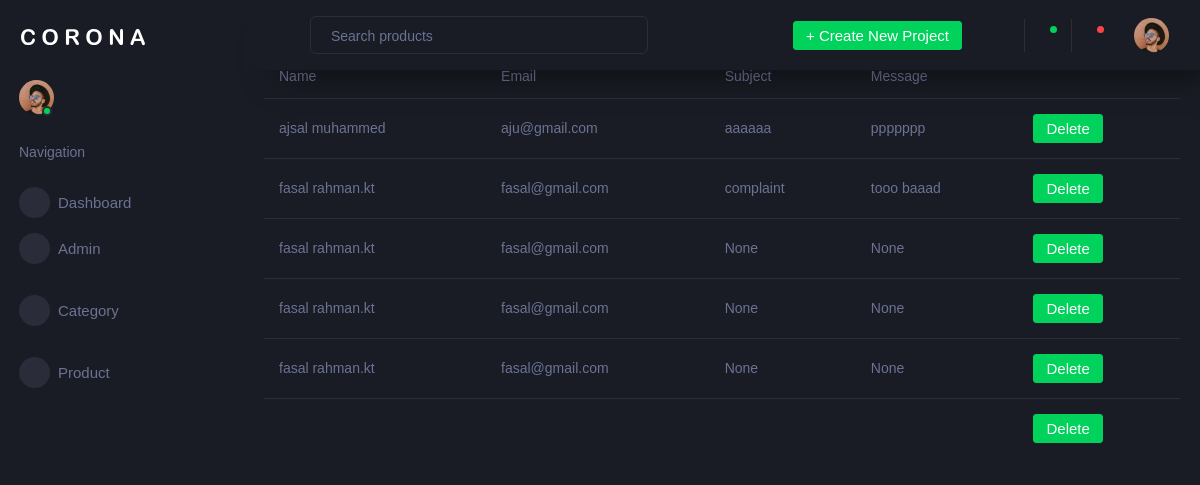
/backentapp/displaycontc/, run on the app's committed database.
### backendapp/models.py (models this page shows)
class admincontactdb(models.Model):
    Name = models.CharField(max_length=100, null=True, blank=True)
    Email = models.EmailField(max_length=100, null=True, blank=True)
    Subject = models.CharField(max_length=100, null=True, blank=True)
    Message = models.CharField(max_length=100, null=True, blank=True)

### backendapp/views.py (the view)
# urls.py: path('displaycontc/', views.displaycontc, name="displaycontc"),
def displaycontc(request,):
    data = admincontactdb.objects.all()
    return render(request, "dispalycontact.html", {'data': data})

### backendapp/templates/dispalycontact.html (shortened to what this page needs)
<!DOCTYPE html>
{% extends 'index.html' %}
{% block content %}
<html lang="en">
<head>
</head>
<body>
                  <div class="card-body">
                    <h4 class="card-title">Basic Table</h4>
                    <div class="table-responsive">
                      <table class="table">
                        <thead>
                          <tr>
                            <th>Name</th>
                            <th>Email</th>
                            <th>Subject</th>
                            <th>Message</th>
                          </tr>
                        </thead>
                        <tbody>
                        {% for d in data %}
                        <tr>
                            <td>{{ d.Name }}</td>
                            <td>{{ d.Email }}</td>
                            <td>{{ d.Subject }}</td>
                            <td>{{ d.Message }}</td>
                            <td>
                                <form action="{% url 'displaycontctdelete' dataid=d.id %}">
                                <button type="submit" class="btn btn-success">Delete</button>
                                </form>
                            </td>
                        </tr>
                        {% endfor %}
                        </tbody>
                      </table>
                    </div>
                  </div>
</body>
</html>
{% endblock %}

### data on the page
admincontactdb: Name "ajsal muhammed", Email "aju@gmail.com", Subject "aaaaaa", Message "ppppppp"
admincontactdb: Name "fasal rahman.kt", Email "fasal@gmail.com", Subject "complaint", Message "tooo baaad"
admincontactdb: Name "fasal rahman.kt", Email "fasal@gmail.com", Subject "None", Message "None"
admincontactdb: Name "fasal rahman.kt", Email "fasal@gmail.com", Subject "None", Message "None"
admincontactdb: Name "fasal rahman.kt", Email "fasal@gmail.com", Subject "None", Message "None"
